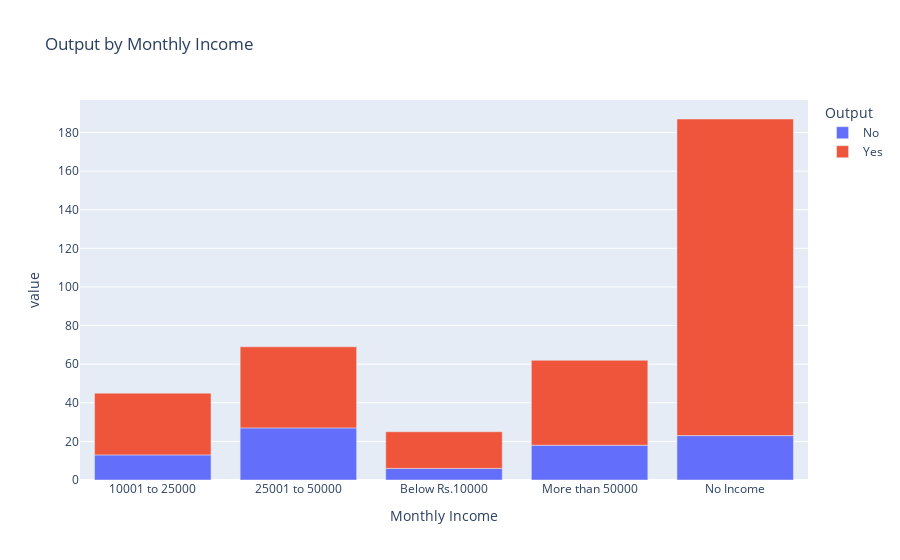

Notebook cell for this chart:
### Code cell
# קיבוץ הנתונים לפי הכנסה חודשית ותוצאות ההזמנה
category_sales = data.groupby('Monthly Income')['Output'].value_counts().unstack().fillna(0)

# גרף אינטראקטיבי של תוצאות לפי הכנסה חודשית
fig = px.bar(category_sales, title='Output by Monthly Income')
fig.show()

### Figure 1 — Plotly figure (JSON) as saved in the notebook; plotly's stock layout.template omitted (floating-point values rounded to 4 significant figures)
{"data": [{"alignmentgroup": "True", "hovertemplate": "Output=No<br>Monthly Income=%{x}<br>value=%{y}<extra></extra>", "legendgroup": "No", "marker": {"color": "#636efa", "pattern": {"shape": ""}}, "name": "No", "offsetgroup": "No", "orientation": "v", "showlegend": true, "textposition": "auto", "type": "bar", "x": ["10001 to 25000", "25001 to 50000", "Below Rs.10000", "More than 50000", "No Income"], "xaxis": "x", "y": [13, 27, 6, 18, 23], "yaxis": "y"}, {"alignmentgroup": "True", "hovertemplate": "Output=Yes<br>Monthly Income=%{x}<br>value=%{y}<extra></extra>", "legendgroup": "Yes", "marker": {"color": "#EF553B", "pattern": {"shape": ""}}, "name": "Yes", "offsetgroup": "Yes", "orientation": "v", "showlegend": true, "textposition": "auto", "type": "bar", "x": ["10001 to 25000", "25001 to 50000", "Below Rs.10000", "More than 50000", "No Income"], "xaxis": "x", "y": [32, 42, 19, 44, 164], "yaxis": "y"}], "layout": {"autosize": true, "barmode": "relative", "legend": {"title": {"text": "Output"}, "tracegroupgap": 0}, "title": {"text": "Output by Monthly Income"}, "xaxis": {"anchor": "y", "autorange": true, "domain": [0, 1], "range": [-0.5, 4.5], "title": {"text": "Monthly Income"}, "type": "category"}, "yaxis": {"anchor": "x", "autorange": true, "domain": [0, 1], "range": [0, 196.8], "title": {"text": "value"}, "type": "linear"}}}
